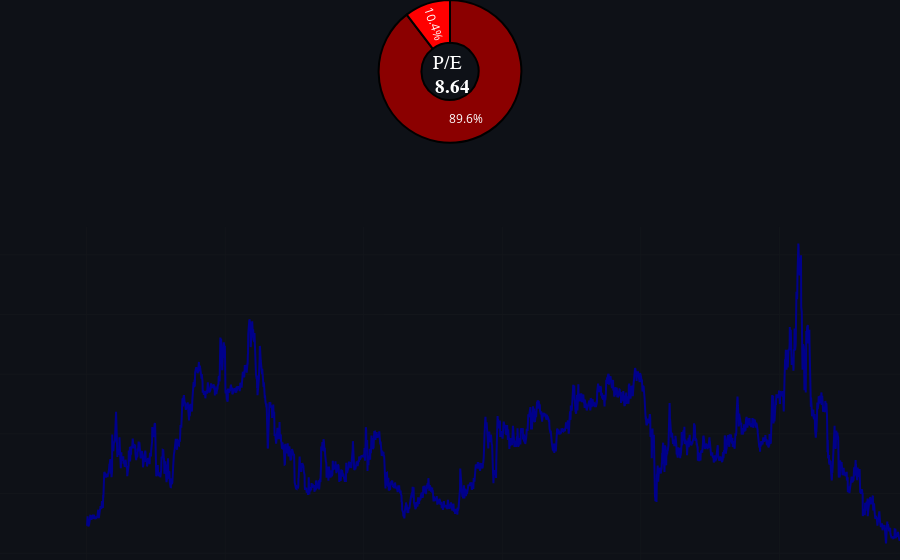

Write notebook code for a chart like this one.
### Code cell
labels = ["Price per Share", "Earnings per Share"]
values = [round(newest_price.mean(),2), round(newest_profitpershare.mean(),2)]

# Create subplots: use 'domain' type for Pie subplot
fig = pls.make_subplots(rows=2, cols=1, specs=[[{'type':'domain'}],[{'type':'xy'}]], row_width=[0.7, 0.3])
fig.add_trace(go.Pie(labels=labels, values=values, title=f"P/E <br> <b>{pe}</b>", 
                     title_font=dict(size=20, color = "white", family='Arial, sans-serif'),
                     hole=.4, hoverinfo="label+value+name",
                     marker=dict(colors=['darkred', 'red'], line=dict(color='#000000', width=2))), 
                row=1, col=1) 


fig.add_trace(go.Line(
    x = pe_df['date'],
    y = pe_df['pe'],
    marker=dict(color='darkblue'),
    name="Net Income"
), row=2, col=1)

fig.update_layout(
    title_text="",
    showlegend=False,
    margin={"r": 0, "t": 0, "l": 0, "b": 0}, plot_bgcolor='#0e1117', paper_bgcolor='#0e1117', autosize = True)
fig.show()

### Figure 1 — Plotly figure (JSON) as saved in the notebook; plotly's stock layout.template omitted (floating-point values rounded to 4 significant figures; data arrays with more than 128 entries replaced by an {"elided": "..."} marker saying what was removed)
{"data": [{"domain": {"x": [0, 1], "y": [0.745, 1]}, "hole": 0.4, "hoverinfo": "label+value+name", "labels": ["Price per Share", "Earnings per Share"], "marker": {"colors": ["darkred", "red"], "line": {"color": "#000000", "width": 2}}, "title": {"font": {"color": "white", "family": "Arial, sans-serif", "size": 20}, "text": "P/E <br> <b>8.64</b>"}, "type": "pie", "values": [8.3, 0.96]}, {"marker": {"color": "darkblue"}, "name": "Net Income", "type": "scatter", "x": {"elided": "3219 str values"}, "xaxis": "x", "y": {"elided": "3219 float values"}, "yaxis": "y"}], "layout": {"autosize": true, "margin": {"b": 0, "l": 0, "r": 0, "t": 0}, "paper_bgcolor": "#0e1117", "plot_bgcolor": "#0e1117", "showlegend": false, "title": {"text": ""}, "xaxis": {"anchor": "y", "domain": [0, 1]}, "yaxis": {"anchor": "x", "domain": [0, 0.595]}}}
